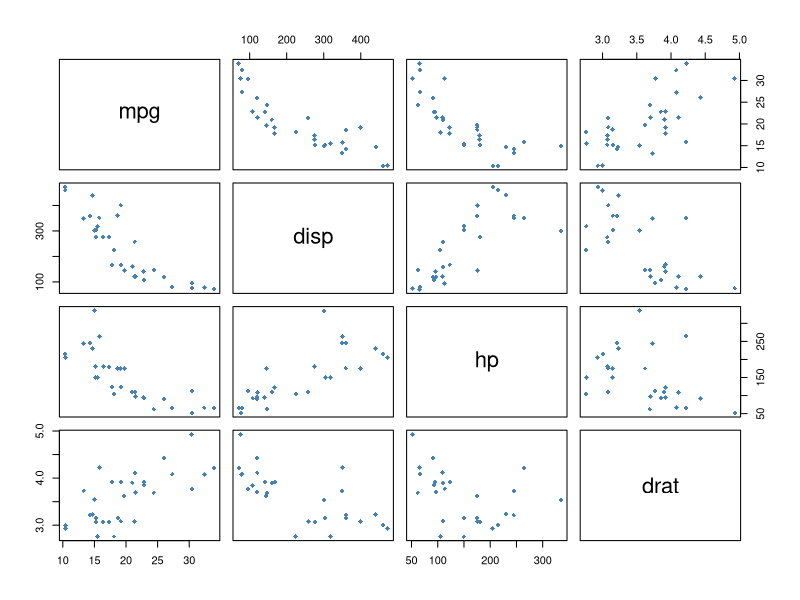
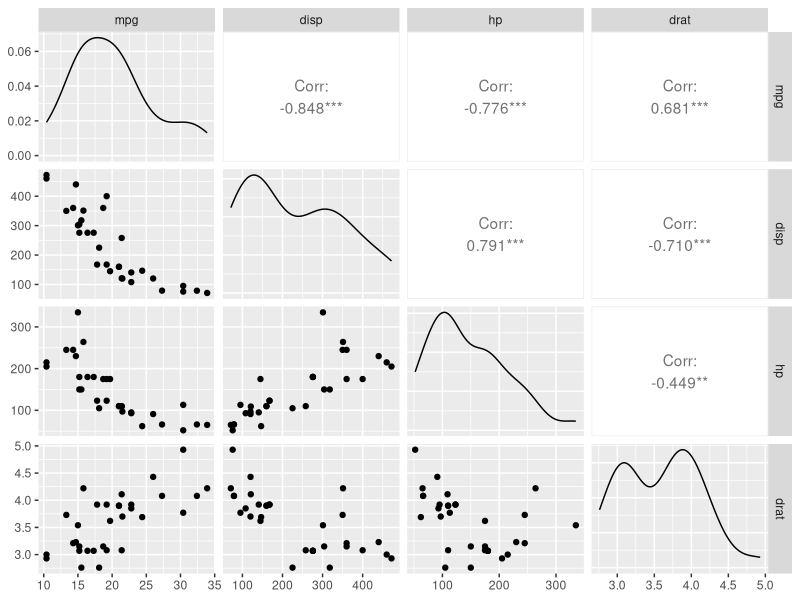

Source code (R) for these figures, in order: (Note: this script raises an error after producing the figures.)

# Multiple Linear Regression in R  +++++++++++++++++++++++++++
# https://www.statology.org/multiple-linear-regression-r/

# how to conduct multiple linear regression in R?
  
# Examining the data before fitting the model
# Fitting the model
# Checking the assumptions of the model
# Interpreting the output of the model
# Assessing the goodness of fit of the model
# Using the model to make predictions


# Setup
# For this example we will use the built-in R dataset mtcars, 
# which contains information about various attributes for 32 different cars:

#view first six lines of mtcars
head(mtcars)

# In this example we will build a multiple linear regression model that 
# uses mpg as the response variable and disp, hp, and drat as the 
# predictor variables.

#create new data frame that contains only the variables we would like 
# to use to

data <- mtcars[ , c("mpg", "disp", "hp", "drat")]

#view first six rows of new data frame
head(data)

#   Examining the Data  +++++++
# Before we fit the model, we can examine the data to gain a better 
# understanding of it and also visually assess whether or not multiple
# linear regression could be a good model to fit to this data.

# In particular, we need to check if the predictor variables have 
# a linear association with the response variable, which would indicate 
# that a multiple linear regression model may be suitable.

# To do so, we can use the pairs() function to create a scatterplot of 
# every possible pair of variables:
  
  pairs(data, pch = 18, col = "steelblue")

  # From this pairs plot we can see the following:
  
  # mpg and disp appear to have a strong negative linear correlation
  # mpg and hp appear to have a strong positive linear correlation???
  # mpg and drat appear to have a modest negative linear correlation
 
  # Note that we could also use the ggpairs() function from the 
  # GGally library to create a similar plot that contains the actual 
  # linear correlation coefficients for each pair of variables:
    
  #install and load the GGally library
  install.packages("GGally")
  library(GGally)
  
  #generate the pairs plot
  ggpairs(data)  

#Each of the predictor variables appears to have a noticeable linear 
# correlation with the response variable mpg, so we'll proceed to fit 
  # the linear regression model to the data.
  
  
# Fitting the Model  +++++++++++++++++++++++++++++++++
#  The basic syntax to fit a multiple linear regression model in R 
  # is as follows:
    
lm(response_variable ~ predictor_variable1 + predictor_variable2 + ..., data = data)


#  Using our data, we can fit the model using the following code:
    
    model <- lm(mpg ~ disp + hp + drat, data = data)
  
    
#  Checking Assumptions of the Model  ++++++++++++++++++++
    
# Before we proceed to check the output of the model, we need to first check 
    # that the model assumptions are met. 
    # Namely, we need to verify the following:  
    
    
# 1. The distribution of model residuals should be approximately normal.
    
# We can check if this assumption is met by creating a simple histogram of residuals:
      
hist(residuals(model), col = "steelblue")

# Although the distribution is slightly right skewed, it isn't abnormal enough
# to cause any major concerns.



# 2. The variance of the residuals should be consistent for all observations.

# This preferred condition is known as homoskedasticity. 
# Violation of this assumption is known as heteroskedasticity.

# To check if this assumption is met we can create a fitted value vs. residual plot:
  
  #create fitted value vs residual plot
  plot(fitted(model), residuals(model))

#add horizontal line at 0
abline(h = 0, lty = 2)

# Ideally we would like the residuals to be equally scattered at every fitted value. 
# We can see from the plot that the scatter tends to become a bit larger for larger
# fitted values, but this pattern isn't extreme enough to cause too much concern.  


# Interpreting the Output of the Model

# Once we've verified that the model assumptions are sufficiently met, 
# we can look at the output of the model using the summary() function:

summary(model)


#From the output we can see the following:
# The overall F-statistic of the model is 32.15 and the corresponding 
# p-value is 3.28e-09. This indicates that the overall model is statistically
# significant. In other words, the regression model as a whole is useful.

# disp is statistically significant at the 0.10 significance level. 
# In particular, the coefficient from the model output tells is that 
# a one unit increase in disp is associated with a -0.019 unit decrease, 
# on average, in mpg, assuming hp and drat are held constant.

# hp is statistically significant at the 0.10 significance level. 
# In particular, the coefficient from the model output tells is that
# a one unit increase in hp is associated with a -0.031 unit decrease,
# on average, in mpg, assuming disp and drat are held constant.

# drat is statistically significant at the 0.10 significance level. 
# In particular, the coefficient from the model output tells is 
# that a one unit increase in drat is associated with a 2.715 unit
# increase, on average, in mpg, assuming disp and hp are held constant.

# Assessing the Goodness of Fit of the Model   +++++++++++++++++++++
# To assess how "good" the regression model fits the data, we can look at 
# a couple different metrics:

# 1. Multiple R-Squared

# This  measures the strength of the linear relationship between the predictor
# variables and the response variable. 
# A multiple R-squared of 1 indicates a perfect linear relationship while 
# a multiple R-squared of 0 indicates no linear relationship whatsoever.

# Multiple R is also the square root of R-squared, which is the proportion 
# of the variance in the response variable that can be explained by
# the predictor variables.
# In this example, the multiple R-squared is 0.775. 
# Thus, the R-squared is 0.775^2 = 0.601.
# This indicates that 60.1% of the variance in mpg can be explained by 
# the predictors in the model.


# 2. Residual Standard Error

# This measures the average distance that the observed values fall 
# from the regression line. In this example, the observed values fall 
# an average of 3.008 units from the regression line.


# Using the Model to Make Predictions  ++++++++++++++++

# From the output of the model we know that the fitted 
# multiple linear regression equation is as follows:
  
#   mpg(hat) = -19.343 - 0.019*disp - 0.031*hp + 2.715*drat

#We can use this equation to make predictions about 
# what mpg will be for new observations.
# For example, we can find the predicted value of mpg for a car
# that has the following attributes:
  
# disp = 220
# hp = 150
# drat  = 3

#define the coefficients from the model output

intercept <- coef(summary(model))["(Intercept)", "Estimate"]
disp <- coef(summary(model))["disp", "Estimate"]
hp <- coef(summary(model))["hp", "Estimate"]
drat <- coef(summary(model))["drat", "Estimate"]

#use the model coefficients to predict the value for mpg
intercept + disp*220 + hp*150 + drat*3

#[1] 18.57373

# For a car with disp = 220,  hp = 150, and drat = 3, 
# the model predicts that the car would have a mpg of 18.57373.


#Additional Resources

# How to Perform Quadratic Regression in R
#   https://www.statology.org/quadratic-regression-r/

# How to Perform Polynomial Regression in R
#https://www.statology.org/polynomial-regression-r/

# How to Perform Exponential Regression in R
# https://www.statology.org/exponential-regression-in-r/

#======================== END===============================
#DEFINE DATA
data <- mtcars[ , c("mpg", "disp", "hp", "drat")]

#view first six rows of data frame
head(data)

#EXAMINE DATA
#scatterplot to view relationships/correlations between variables
pairs(data, pch = 18, col = "steelblue")

#FIT THE MODEL
model <- lm(mpg ~ disp + hp + drat, data = data)

#CHECK MODEL ASSUMPTIONS
#create histogram to check for residual normality
hist(residuals(model), col = "steelblue")

#create fitted value vs residual plot for heteroskedasticity
plot(fitted(model), residuals(model))
abline(h = 0, lty = 2)

#VIEW MODEL SUMMARY
summary(model)

#USE MODEL TO MAKE PREDICTIONS
#define the coefficients from the model output
intercept <- coef(summary(model))["(Intercept)", "Estimate"]
disp <- coef(summary(model))["disp", "Estimate"]
hp <- coef(summary(model))["hp", "Estimate"]
drat <- coef(summary(model))["drat", "Estimate"]

#use the model coefficients to predict the value for mpg
intercept + disp*220 + hp*150 + drat*3